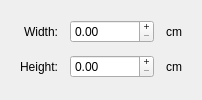
               <widget class="QWidget" name="m_paperFormatCustomTab">
                <attribute name="title">
                 <string>Custom</string>
                </attribute>
                <layout class="QGridLayout" name="_8">
                 <property name="margin">
                  <number>20</number>
                 </property>
                 <property name="spacing">
                  <number>12</number>
                 </property>
                 <item row="1" column="2">
                  <widget class="QLabel" name="m_paperCustomHeightDimensionUnitLabel">
                   <property name="text">
                    <string>cm</string>
                   </property>
                  </widget>
                 </item>
                 <item row="0" column="0">
                  <widget class="QLabel" name="m_paperCustomWidthLabel">
                   <property name="text">
                    <string>Width:</string>
                   </property>
                   <property name="alignment">
                    <set>Qt::AlignRight|Qt::AlignTrailing|Qt::AlignVCenter</set>
                   </property>
                  </widget>
                 </item>
                 <item row="0" column="2">
                  <widget class="QLabel" name="m_paperCustomWidthDimensionUnitLabel">
                   <property name="text">
                    <string>cm</string>
                   </property>
                  </widget>
                 </item>
                 <item row="1" column="0">
                  <widget class="QLabel" name="m_paperCustomHeightLabel">
                   <property name="text">
                    <string>Height:</string>
                   </property>
                   <property name="alignment">
                    <set>Qt::AlignRight|Qt::AlignTrailing|Qt::AlignVCenter</set>
                   </property>
                  </widget>
                 </item>
                 <item row="0" column="1">
                  <widget class="SnapSpinBox" name="m_paperCustomWidthSpinner">
                   <property name="sizePolicy">
                    <sizepolicy hsizetype="Maximum" vsizetype="Fixed">
                     <horstretch>0</horstretch>
                     <verstretch>0</verstretch>
                    </sizepolicy>
                   </property>
                   <property name="buttonSymbols">
                    <enum>QAbstractSpinBox::PlusMinus</enum>
                   </property>
                   <property name="maximum">
                    <double>999999.000000000000000</double>
                   </property>
                  </widget>
                 </item>
                 <item row="1" column="1">
                  <widget class="SnapSpinBox" name="m_paperCustomHeightSpinner">
                   <property name="sizePolicy">
                    <sizepolicy hsizetype="Maximum" vsizetype="Fixed">
                     <horstretch>0</horstretch>
                     <verstretch>0</verstretch>
                    </sizepolicy>
                   </property>
                   <property name="buttonSymbols">
                    <enum>QAbstractSpinBox::PlusMinus</enum>
                   </property>
                   <property name="maximum">
                    <double>999999.000000000000000</double>
                   </property>
                  </widget>
                 </item>
                </layout>
               </widget>
